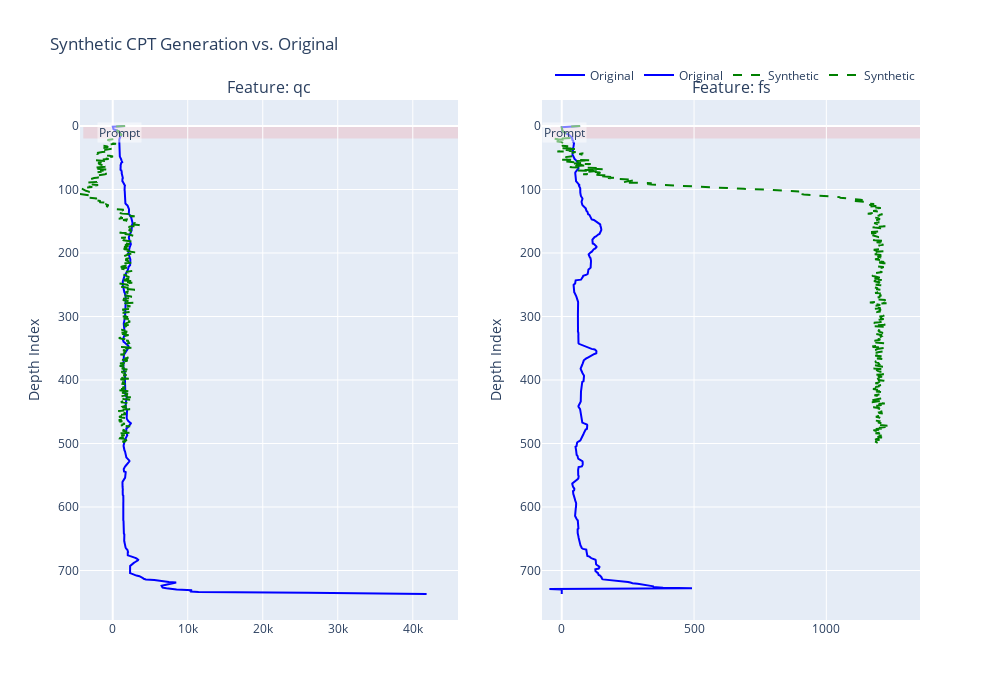

Source (notebook cell):
### Markdown cell above
### Visualize the Result

Let's plot our generated CPT against the original one to see how it compares. The generated profile should look statistically similar and geologically plausible, but not be an exact copy.

### Code cell
def plot_generated_cpt(original_cpt, synthetic_cpt, prompt_len, feature_names=["qc", "fs"]):
    """Plots a comparison of an original and a synthetically generated CPT."""
    if synthetic_cpt is None:
        print("No synthetic data to plot.")
        return
        
    fig = make_subplots(rows=1, cols=len(feature_names), subplot_titles=[f'Feature: {name}' for name in feature_names])
    
    # Plot Original CPT
    original_depth = np.arange(len(original_cpt))
    for i, name in enumerate(feature_names):
        fig.add_trace(go.Scatter(x=original_cpt[:, i], y=original_depth, mode='lines', name='Original', line=dict(color='blue', width=2)), row=1, col=i+1)

    # Plot Synthetic CPT
    synthetic_depth = np.arange(len(synthetic_cpt))
    for i, name in enumerate(feature_names):
        fig.add_trace(go.Scatter(x=synthetic_cpt[:, i], y=synthetic_depth, mode='lines', name='Synthetic', line=dict(color='green', dash='dash')), row=1, col=i+1)
    
    # Highlight the prompt region
    for i, name in enumerate(feature_names):
        fig.add_shape(
            type="rect",
            x0=min(original_cpt[:, i].min(), synthetic_cpt[:, i].min()) * 0.9,
            x1=max(original_cpt[:, i].max(), synthetic_cpt[:, i].max()) * 1.1,
            y0=-0.5,
            y1=prompt_len - 0.5,
            fillcolor="red",
            opacity=0.1, layer="below", line_width=0,
            row=1, col=i+1
        )
        fig.add_annotation(
            text="Prompt",
            x=np.median(original_cpt[:prompt_len, i]), y=prompt_len / 2,
            showarrow=False, bgcolor="rgba(255, 255, 255, 0.5)",
            row=1, col=i+1
        )

    fig.update_yaxes(autorange="reversed", title_text="Depth Index")
    fig.update_layout(
        title_text='Synthetic CPT Generation vs. Original',
        height=700, width=1000,
        legend=dict(orientation="h", yanchor="bottom", y=1.02, xanchor="right", x=1)
    )
    fig.show()

# Plot the results
plot_generated_cpt(original_cpt_unscaled, synthetic_cpt, PROMPT_LENGTH, feature_names=["qc", "fs"])

### Figure 1 — Plotly figure (JSON) as saved in the notebook; plotly's stock layout.template omitted (floating-point values rounded to 4 significant figures; data arrays with more than 128 entries replaced by an {"elided": "..."} marker saying what was removed)
{"data": [{"line": {"color": "blue", "width": 2}, "mode": "lines", "name": "Original", "type": "scatter", "x": {"elided": "738 float values"}, "xaxis": "x", "y": {"elided": "738 int values"}, "yaxis": "y"}, {"line": {"color": "blue", "width": 2}, "mode": "lines", "name": "Original", "type": "scatter", "x": {"elided": "738 float values"}, "xaxis": "x2", "y": {"elided": "738 int values"}, "yaxis": "y2"}, {"line": {"color": "green", "dash": "dash"}, "mode": "lines", "name": "Synthetic", "type": "scatter", "x": {"elided": "500 float values"}, "xaxis": "x", "y": {"elided": "500 int values"}, "yaxis": "y"}, {"line": {"color": "green", "dash": "dash"}, "mode": "lines", "name": "Synthetic", "type": "scatter", "x": {"elided": "500 float values"}, "xaxis": "x2", "y": {"elided": "500 int values"}, "yaxis": "y2"}], "layout": {"annotations": [{"font": {"size": 16}, "showarrow": false, "text": "Feature: qc", "x": 0.225, "xanchor": "center", "xref": "paper", "y": 1, "yanchor": "bottom", "yref": "paper"}, {"font": {"size": 16}, "showarrow": false, "text": "Feature: fs", "x": 0.775, "xanchor": "center", "xref": "paper", "y": 1, "yanchor": "bottom", "yref": "paper"}, {"bgcolor": "rgba(255, 255, 255, 0.5)", "showarrow": false, "text": "Prompt", "x": 845.0, "xref": "x", "y": 10, "yref": "y"}, {"bgcolor": "rgba(255, 255, 255, 0.5)", "showarrow": false, "text": "Prompt", "x": 10.4, "xref": "x2", "y": 10, "yref": "y2"}], "height": 700, "legend": {"orientation": "h", "x": 1, "xanchor": "right", "y": 1.02, "yanchor": "bottom"}, "shapes": [{"fillcolor": "red", "layer": "below", "line": {"width": 0}, "opacity": 0.1, "type": "rect", "x0": -3925.0, "x1": 46020.0, "xref": "x", "y0": -0.5, "y1": 19.5, "yref": "y"}, {"fillcolor": "red", "layer": "below", "line": {"width": 0}, "opacity": 0.1, "type": "rect", "x0": -42.03, "x1": 1354.0, "xref": "x2", "y0": -0.5, "y1": 19.5, "yref": "y2"}], "title": {"text": "Synthetic CPT Generation vs. Original"}, "width": 1000, "xaxis": {"anchor": "y", "domain": [0, 0.45]}, "xaxis2": {"anchor": "y2", "domain": [0.55, 1]}, "yaxis": {"anchor": "x", "autorange": "reversed", "domain": [0, 1], "title": {"text": "Depth Index"}}, "yaxis2": {"anchor": "x2", "autorange": "reversed", "domain": [0, 1], "title": {"text": "Depth Index"}}}}
